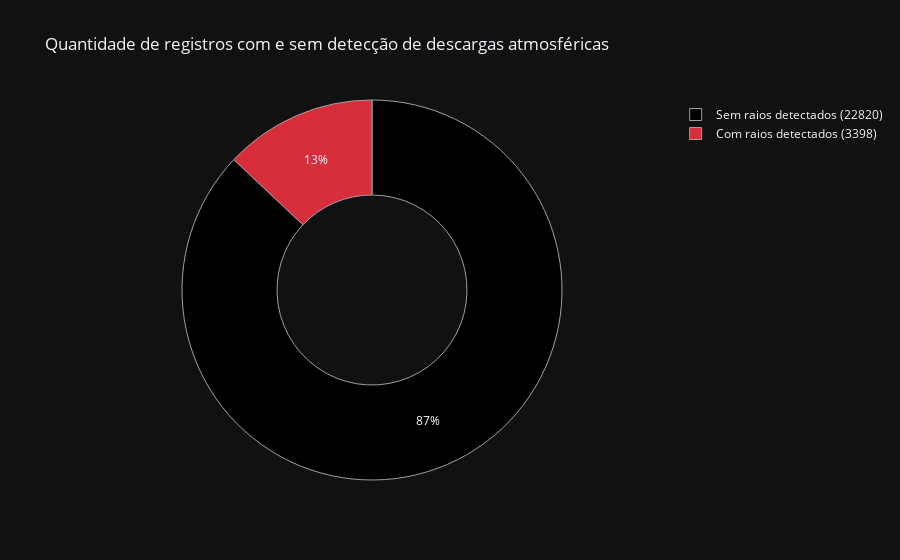

Notebook cell for this chart:
### Code cell
threshold = 1
no = df[df['ttyyyxx3'] < threshold]
yes = df[df['ttyyyxx3'] >= threshold]

tn = no['month'].count()
ty = yes['month'].count()

labels = ['Sem raios detectados (%d)'%tn, 
         'Com raios detectados (%d)'%ty]
values= [tn, ty]
pie = [
    go.Pie(labels=labels, values=values, hole=.5, 
        marker=dict(colors=['#000000', '#D82D3B'], 
                    line=dict(color='#A0A0A0', width=1)))
]
fig = go.Figure(data=pie)

fig.update_layout(
    title='Quantidade de registros com e sem detecção de descargas atmosféricas',
#     font={'size':20},
    template='plotly_dark',
    legend_orientation="v"
)

# offline.plot(fig, image_filename='subconjuntos-com-e-sem-raios-fam', image='png')
iplot(fig)

### Figure 1 — Plotly figure (JSON) as saved in the notebook; plotly's stock layout.template omitted (floating-point values rounded to 4 significant figures)
{"data": [{"hole": 0.5, "labels": ["Sem raios detectados (22820)", "Com raios detectados (3398)"], "marker": {"colors": ["#000000", "#D82D3B"], "line": {"color": "#A0A0A0", "width": 1}}, "type": "pie", "values": [22820, 3398]}], "layout": {"legend": {"orientation": "v"}, "title": {"text": "Quantidade de registros com e sem detecção de descargas atmosféricas"}}}
